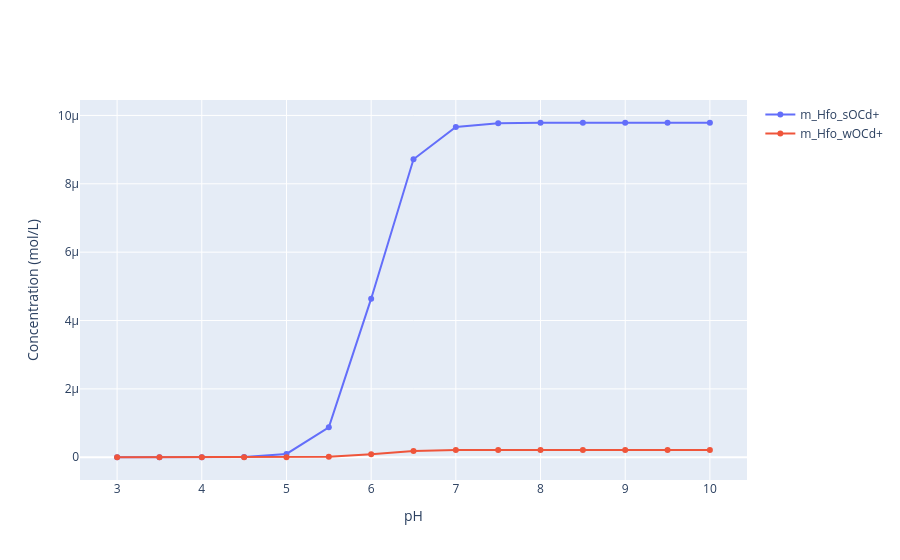

Write notebook code for a chart like this one.
### Markdown cell above
# Concentration vs pH

### Code cell
# data to plot
xaxis = "pH"
yaxis = ["m_Hfo_sOCd+", "m_Hfo_wOCd+"]

# Rows to drop
drop_rows = [0, 1]

fig = concentration_plot(data, xaxis, yaxis, drop_rows=drop_rows)
fig.show()

### Figure 1 — Plotly figure (JSON) as saved in the notebook; plotly's stock layout.template omitted (floating-point values rounded to 4 significant figures)
{"data": [{"mode": "lines+markers", "name": "m_Hfo_sOCd+", "type": "scatter", "x": [3.0, 3.5, 4.0, 4.5, 5.0, 5.5, 6.0, 6.5, 7.0, 7.5, 8.0, 8.5, 9.0, 9.5, 10.0], "y": [8.059e-12, 8.968e-11, 9.425e-10, 9.632e-09, 9.622e-08, 8.741e-07, 4.639e-06, 8.717e-06, 9.665e-06, 9.774e-06, 9.785e-06, 9.786e-06, 9.786e-06, 9.786e-06, 9.786e-06]}, {"mode": "lines+markers", "name": "m_Hfo_wOCd+", "type": "scatter", "x": [3.0, 3.5, 4.0, 4.5, 5.0, 5.5, 6.0, 6.5, 7.0, 7.5, 8.0, 8.5, 9.0, 9.5, 10.0], "y": [1.416e-13, 1.576e-12, 1.657e-11, 1.693e-10, 1.695e-09, 1.564e-08, 8.992e-08, 1.857e-07, 2.107e-07, 2.137e-07, 2.14e-07, 2.14e-07, 2.14e-07, 2.14e-07, 2.14e-07]}], "layout": {"xaxis": {"title": {"text": "pH"}}, "yaxis": {"title": {"text": "Concentration (mol/L)"}}}}
